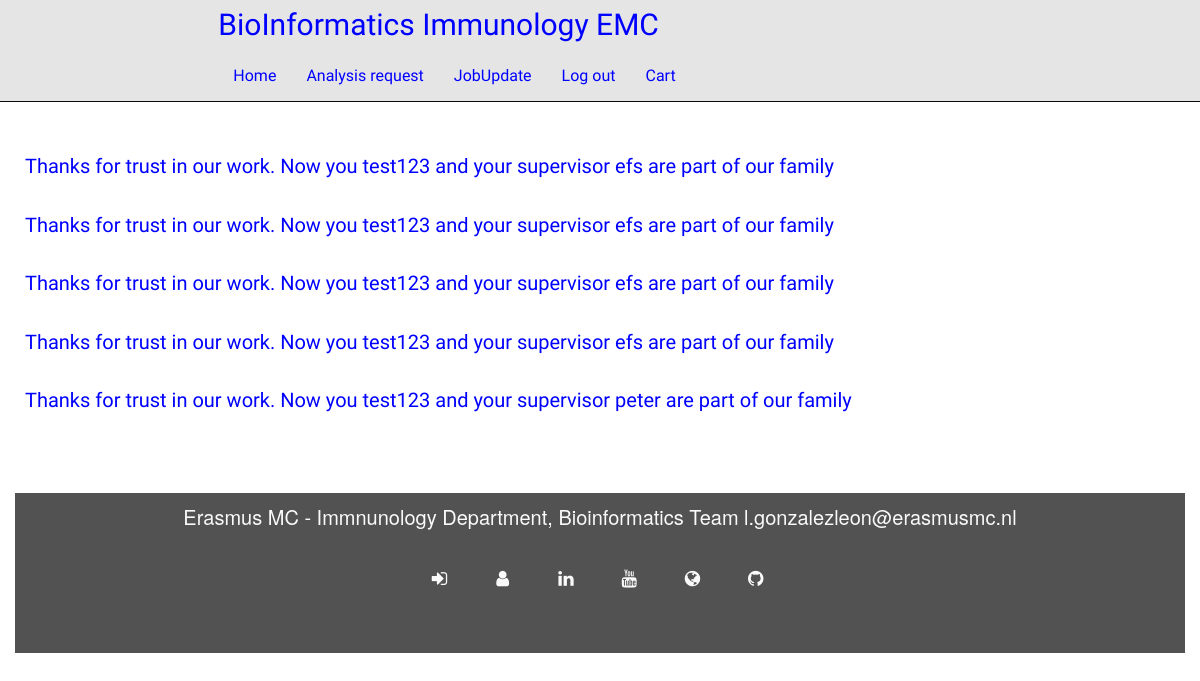
The app's page /priority/client_submited/ (signed in) with its own data.
### priority/models.py (models this page shows, shortened)
class Clients(models.Model):
    user = models.ForeignKey(User, on_delete=models.CASCADE)
    department = models.CharField('PI Department',max_length=30)
    supervisor = models.CharField('Project PI', max_length=20)
    project = models.CharField('Project name', max_length=100)

### priority/views.py (the view)
# urls.py: path('client_submited/', views.client_submited, name='client_submited'),
def client_submited(request):
    clients = Clients.objects.filter(user=request.user)
    return render(request, 'client_submited.html', {'clients': clients})

### priority/templates/priority/client_submited.html (shortened to what this page needs)
{% extends "index.html" %}
{%  load staticfiles %}
{% load static from staticfiles %}
{% load bootstrap_tags %}
{% block content %}
	<div class="success-text">
    {% for client in clients %}
	  <p>
		  Thanks for trust in our work. Now you {{ client.user }} and your supervisor {{ client.supervisor }}
		  are part of our family
	  </p>
	{% endfor %}
	</div>
{% endblock %}

### lab/static/css/style.css (style rules this page uses)
p { padding-bottom: 1em; }
.success-text { padding-top: 3em; font-family: "Exo", sans-serif; font-weight: 200; color: blue; margin-top: 100px; margin-bottom: 20px; }
@media (min-width: 768px) { p { font-size: 24px; margin: 10px 10px 10px 10px; text-align: justify; } }
@media (min-width: 922px) { p { font-size: 20px; } }

### records on screen
Clients: user "test123", supervisor "efs"
Clients: user "test123", supervisor "efs"
Clients: user "test123", supervisor "efs"
Clients: user "test123", supervisor "efs"
Clients: user "test123", supervisor "peter"
